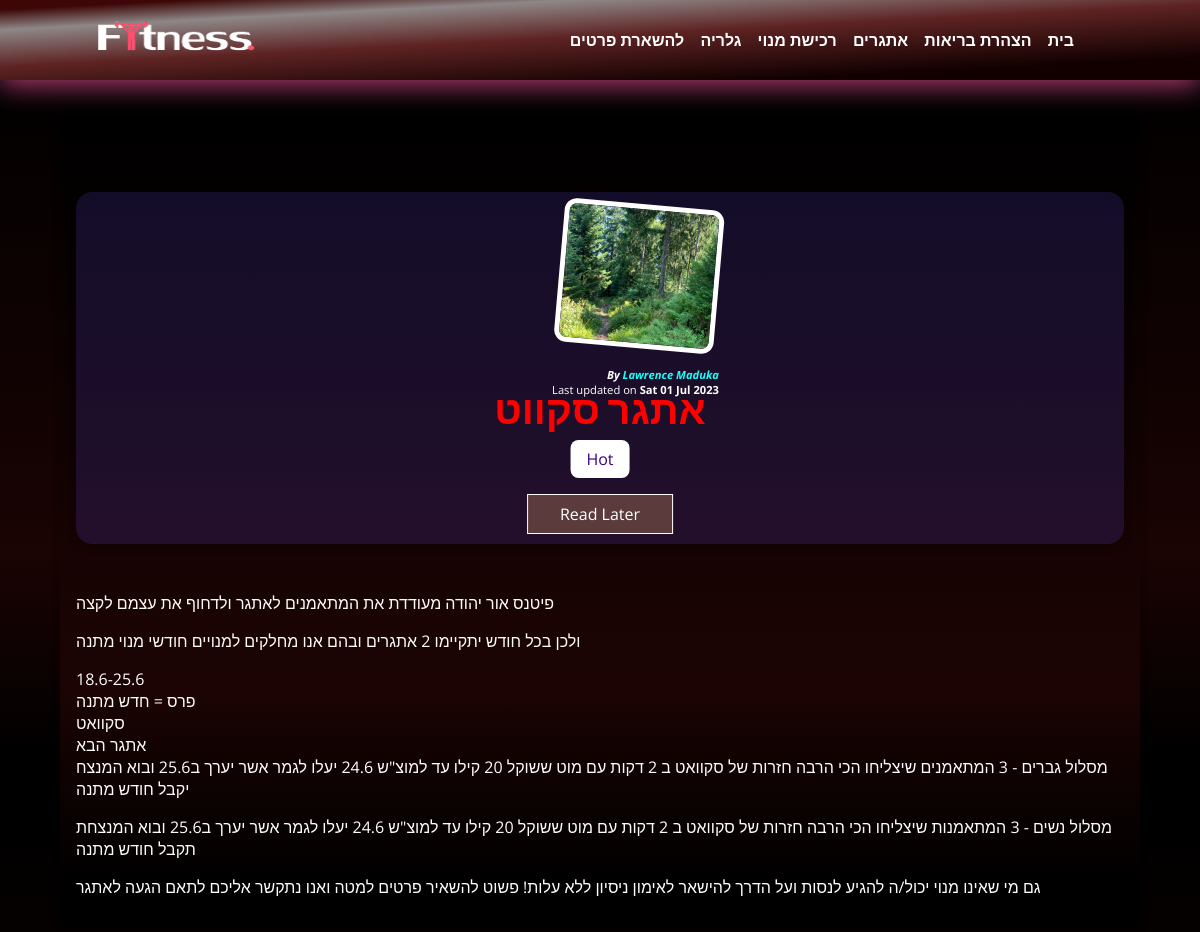
The page /posts/challanges (upper part) on the database as committed earlier.
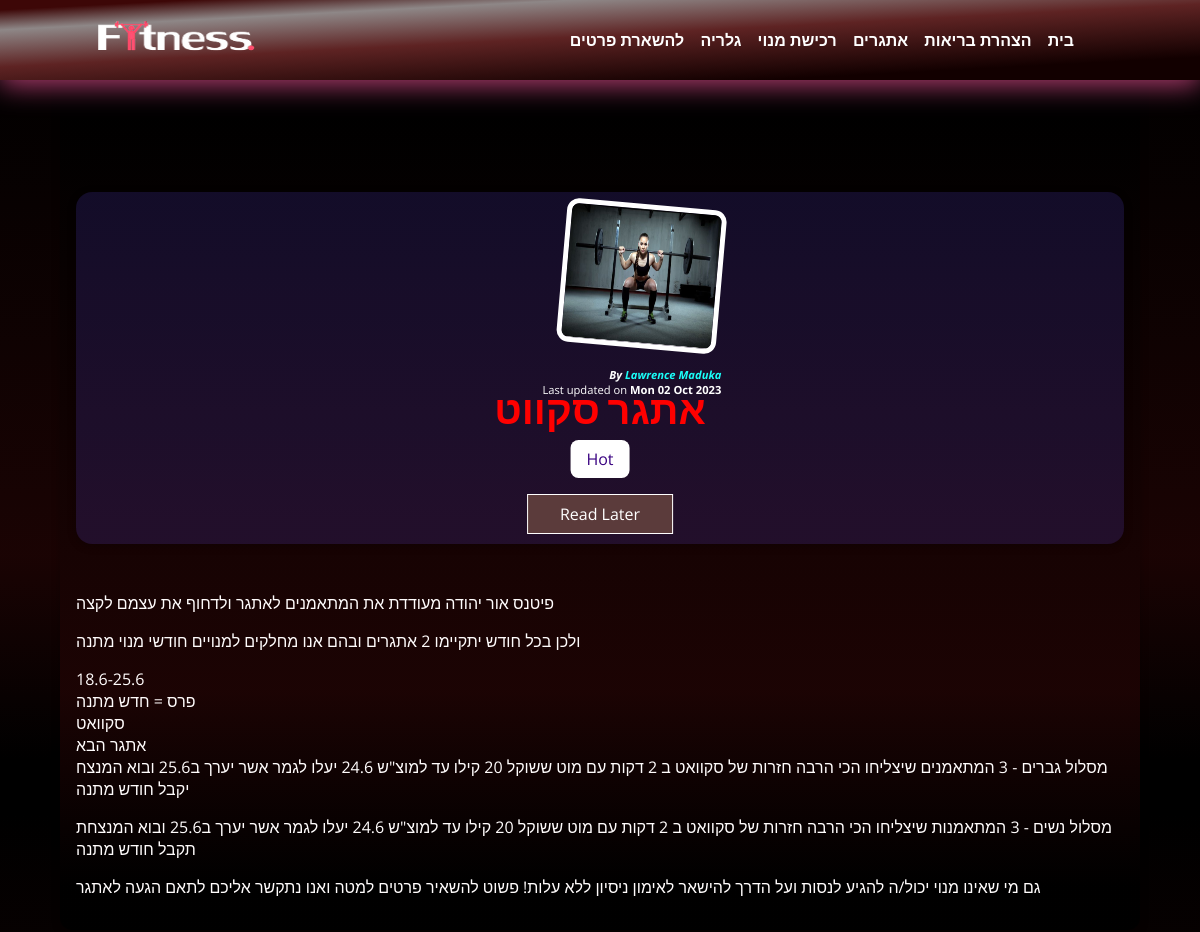
The same page on the database as committed later.
### blog/models.py (models this page shows, shortened)
class Post(models.Model):
    title = models.CharField(max_length=150)
    excerpt = models.CharField(max_length=200)
    image = models.ImageField(upload_to="post", null= True)
    date = models.DateField(auto_now=True)
    slug = models.SlugField(unique=True, db_index=True)
    content = models.TextField(validators=[MinLengthValidator(10)])
    author = models.ForeignKey(Author, on_delete=models.SET_NULL,null=True, related_name="posts")
    tags = models.ManyToManyField(Tag)

class Author(models.Model):
    first_name = models.CharField(max_length=150)
    last_name = models.CharField(max_length=150)
    email_address = models.EmailField(max_length=150)
    def full_name(self):
        return f"{self.first_name} {self.last_name}"
    def __str__(self) -> str:
        return self.full_name()

### blog/views.py (the view, shortened to what this page needs)
# urls.py: path("posts/<slug:slug>", views.SinglePostsView.as_view(), name="post-detail-page"),
class SinglePostsView(View):
    def is_stored_post(self, request, post_id):
        stored_posts = request.session.get("stored_posts")
        if stored_posts is not None:
            is_saved_for_later = post_id in stored_posts
        else:
            is_saved_for_later = False
        return is_saved_for_later
    def get(self,request,slug):
        post = Post.objects.get(slug=slug)
        stored_posts = request.session.get("stored_posts")
        context = {
            "post":post,
            "post_tags": post.tags.all(),
            "comment_form": CommentForm(),
            "comments": post.comments.all().order_by("-id"),
            "saved_for_later": self.is_stored_post(request, post.id)
        }
        return render(request, "blog/post-detail.html", context)

### blog/templates/blog/post-detail.html (shortened to what this page needs)
{% extends 'base.html' %}
{% load static%}
{% block css_files %}
<link rel="stylesheet" href="{% static "blog/post-detail.css" %}">
<link rel="stylesheet" href="{% static "blog/index.css" %}">
{% endblock%}
{% block content%}
<main>
<section id="summary">
    <h2> {{post.title}}</h2>
    <div>{% for tag in post_tags %}
            <span class="tag">{{ tag.caption }}</span>
        {% endfor %}
    </div>
    <div id = "read-later">
        <form action="{% url 'read-later' %}" method= "POST">
            <button>
                {% if saved_for_later %}
                    Remove from read later
                {% else %}
                    Read Later
                {% endif %}
            </button>
        </form>
    </div>
    <article>
            <img src="{{post.image.url}}" alt="{{post.title}}">
            <address> By <a href="mailto:{{post.author.email_address}}">{{post.author|title}}</a></address>
            <div class="post__content">
                Last updated on  <time>{{post.date|date:"D d M Y"}}</time>
                </div>
    </article>
</section>
    <div id="postext">
        {{post.content|linebreaks}}
    </div>
</main>
{% endblock%}

Rows that differ between the two databases and show on the page:
changed Post "אתגר סקווט": image: a different picture; date "Sat 01 Jul 2023" → "Mon 02 Oct 2023"
